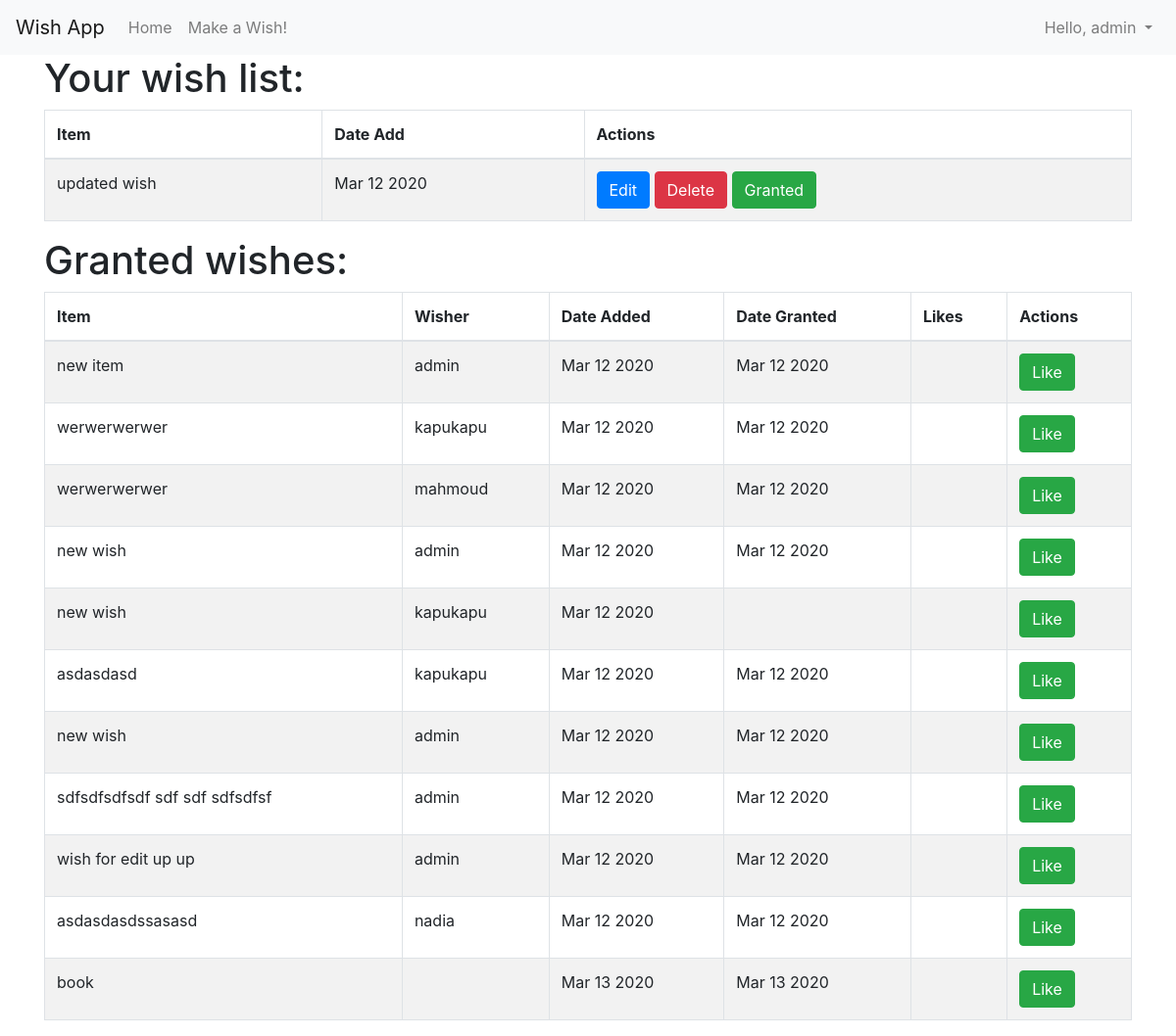
/wish/ (signed in), run on the app's committed database.
### wish/models.py (models this page shows)
class Wish(models.Model):
    item = models.CharField(null=True, max_length=150)
    description= models.TextField(null=True)
    granted = models.BooleanField(default=0)
    granted_date = models.DateTimeField(null=True,blank=True)
    user = models.ForeignKey(User, related_name='wish', on_delete=models.CASCADE)
    created_at = models.DateTimeField(auto_now_add=True)
    updated_at = models.DateTimeField(auto_now=True)
    def __str__(self):
        return self.item

### wish/views.py (the view)
# urls.py: path('', views.index),
@login_required
def index(request):
    wishes = Wish.objects.filter(granted=0, user=request.user)
    wishes_were_granted = Wish.objects.filter(granted=1)
    print(wishes_were_granted)
    context = {
        'wishes': wishes,
        'wishes_were_granted': wishes_were_granted
    }
    return render(request, 'wish/index.html', context)

### wish/templates/wish/index.html
{% extends 'base.html' %} {% block body %} {% load crispy_forms_tags %}
<div>
    <h1>Your wish list:</h1>
    <table class="table table-bordered table-hover table-striped">
        <thead>
            <tr>
                <th>Item</th>
                <th>Date Add</th>
                <th>Actions</th>
            </tr>
        </thead>
        <tbody>
            {% for wish in wishes %}
            <tr>
                <td>{{ wish.item }}</td>
                <td>{{ wish.created_at | date:'M d Y' }}</td>
                <td>
                    <a href="/wish/{{wish.id}}/edit" class="btn btn-primary">Edit</a>
                    <a href="/wish/{{wish.id}}/delete" class="btn btn-danger">Delete</a>
                    <a href="/wish/{{wish.id}}/granted" class="btn btn-success">Granted</a>
                </td>
            </tr>
            {% endfor %}
        </tbody>
    </table>
    <h1>Granted wishes:</h1>
    <table class="table table-bordered table-hover table-striped">
        <thead>
            <tr>
                <th>Item</th>
                <th>Wisher</th>
                <th>Date Added</th>
                <th>Date Granted</th>
                <th>Likes</th>
                <th>Actions</th>
            </tr>
        </thead>
        <tbody>
            {% for wish in wishes_were_granted %}
            <tr>
                <td>{{ wish.item }}</td>
                <td>{{ wish.user }}</td>
                <td>{{ wish.created_at | date:'M d Y'}}</td>
                <td>{{ wish.granted_date | date:'M d Y'}}</td>
                <td></td>
                <td>
                    <a href="/wish/{{wish.id}}/granted" class="btn btn-success">Like</a>
                </td>
            </tr>
            {% endfor %}
        </tbody>
    </table>
</div>
{% endblock %}

### templates/base.html (shortened to what this page needs)
<!doctype html>
<html lang="en">
<head>
    <link rel="stylesheet" href="https://stackpath.bootstrapcdn.com/bootstrap/4.4.1/css/bootstrap.min.css">
</head>
<body>
    {% if user.is_authenticated %}
    <nav class="navbar navbar-expand-lg navbar-light bg-light">
        <a class="navbar-brand" href="#">Wish App</a>
        <div class="collapse navbar-collapse" id="navbarSupportedContent">
            <ul class="navbar-nav mr-auto">
                <li class="nav-item">
                    <a class="nav-link" href="/">Home</a>
                </li>
                <li class="nav-item">
                    <a class="nav-link" href="/wish/create">Make a Wish!</a>
                </li>
            </ul>
            <ul class="navbar-nav my-2 my-lg-0">
                <li class="nav-item dropdown">
                    <a class="nav-link dropdown-toggle" href="#" id="navbarDropdown" role="button" data-toggle="dropdown" aria-haspopup="true" aria-expanded="false">
                            Hello, {{ user.username }}
                        </a>
                </li>
            </ul>
        </div>
    </nav>
    {% endif %}
    <div class="container">
        {% block body %}{% endblock %}
    </div>
</body>
</html>

### data on the page
Wish: item "updated wish", created_at "Mar 12 2020"
Wish: item "new item", user "admin", created_at "Mar 12 2020", granted_date "Mar 12 2020"
Wish: item "werwerwerwer", user "kapukapu", created_at "Mar 12 2020", granted_date "Mar 12 2020"
Wish: item "werwerwerwer", user "mahmoud", created_at "Mar 12 2020", granted_date "Mar 12 2020"
Wish: item "new wish", user "admin", created_at "Mar 12 2020", granted_date "Mar 12 2020"
Wish: item "new wish", user "kapukapu", created_at "Mar 12 2020"
Wish: item "asdasdasd", user "kapukapu", created_at "Mar 12 2020", granted_date "Mar 12 2020"
Wish: item "new wish", user "admin", created_at "Mar 12 2020", granted_date "Mar 12 2020"
Wish: item "sdfsdfsdfsdf sdf sdf sdfsdfsf", user "admin", created_at "Mar 12 2020", granted_date "Mar 12 2020"
Wish: item "wish for edit up up", user "admin", created_at "Mar 12 2020", granted_date "Mar 12 2020"
Wish: item "asdasdasdssasasd", user "nadia", created_at "Mar 12 2020", granted_date "Mar 12 2020"
Wish: item "book", created_at "Mar 13 2020", granted_date "Mar 13 2020"

### other printed values
{{ user.username }} "admin"
